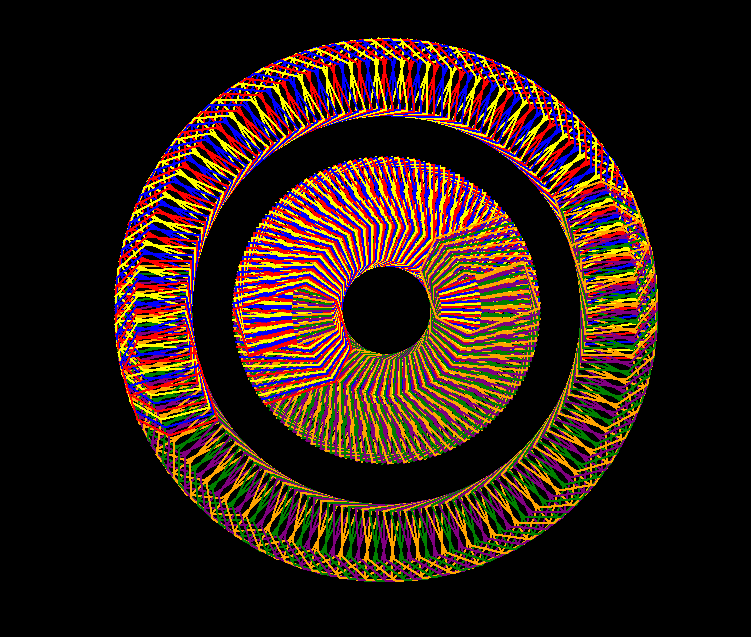

The Python source for this figure:
import turtle
def draw_monogram(gal):
    
    #draw a G
    gal.fd(50)
    gal.rt(90)
    gal.fd(50)
    gal.rt(90)
    gal.fd(75)
    gal.rt(45)
    gal.fd((1250)**(1/2))
    gal.rt(45)
    gal.fd(50)
    gal.rt(45)
    gal.fd((1250)**(1/2))
    gal.rt(45)
    gal.fd(75)
    #draw a B
    gal.up()
    gal.fd(50)
    gal.down()
    gal.fd(50)
    gal.rt(45)
    gal.fd((1250)**(1/2))
    gal.rt(45)
    gal.fd(50)
    gal.rt(45)
    gal.fd((1250)**(1/2))
    gal.rt(45)
    gal.fd(50)
    gal.rt(90)
    gal.fd(100)
    gal.up()
    gal.rt(90)
    gal.fd(75)
    gal.rt(90)
    gal.fd(50)
    gal.down()
    gal.rt(90)
    gal.fd(75)

    
    return

sandbox = turtle.Screen()
sandbox.bgcolor('black')
marker = turtle.Turtle()
marker.pensize(2)
marker.speed(0)

colors = ['red', 'orange', 'yellow', 'green', 'blue', 'purple']
for i in range(200):
        marker.pencolor(colors[i % 6])
        draw_monogram(marker)
        marker.left(1)
        marker.penup()
        marker.fd(50)
        marker.pd()
        marker.forward(50)
        marker.penup()
        marker.fd(150)
        marker.pd()
        marker.forward(40)
marker.hideturtle()
sandbox.mainloop()




window = turtle.Screen()
window.mainloop()
